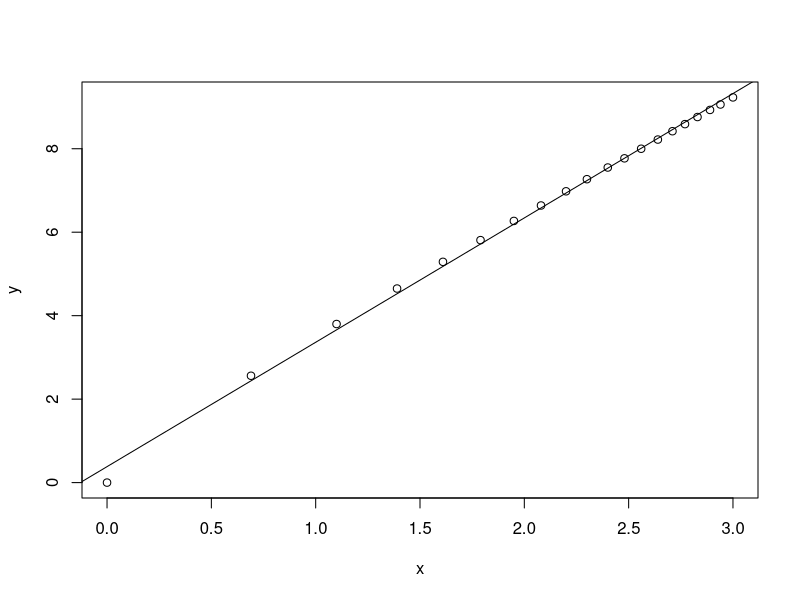

R code for this plot:
x <- c(
    0.00, 0.69, 1.10, 1.39, 1.61, 1.79, 1.95, 2.08, 2.20, 2.30, 2.40, 2.48,
    2.56, 2.64, 2.71, 2.77, 2.83, 2.89, 2.94, 3.00
)
y <- c(
    0.00, 2.56, 3.80, 4.65, 5.29, 5.81, 6.27, 6.64, 6.98, 7.27, 7.55,
    7.77, 8.00, 8.22, 8.42, 8.59, 8.76, 8.93, 9.06, 9.23
)

print(t.test(x,y,var.equal=TRUE))
#ne doagjaat od populacii so ednakvi proseci

plot(x,y)
abline(lm(y~x))